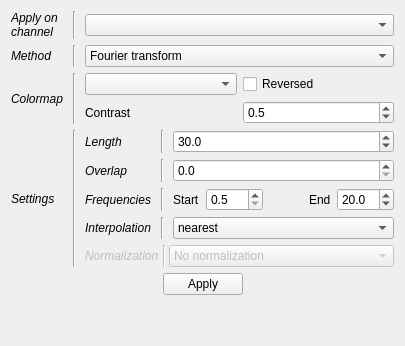
              <widget class="QWidget" name="_spec_page">
               <layout class="QVBoxLayout" name="verticalLayout_35">
                <item>
                 <layout class="QGridLayout" name="gridLayout_4">
                  <property name="topMargin">
                   <number>0</number>
                  </property>
                  <item row="1" column="2">
                   <widget class="QComboBox" name="_PanSpecMethod">
                    <property name="toolTip">
                     <string>&lt;html&gt;&lt;head/&gt;&lt;body&gt;&lt;p&gt;Computation method for the spectrogram&lt;/p&gt;&lt;/body&gt;&lt;/html&gt;</string>
                    </property>
                    <item>
                     <property name="text">
                      <string>Fourier transform</string>
                     </property>
                    </item>
                    <item>
                     <property name="text">
                      <string>Wavelet</string>
                     </property>
                    </item>
                    <item>
                     <property name="text">
                      <string>Multitaper</string>
                     </property>
                    </item>
                   </widget>
                  </item>
                  <item row="0" column="0">
                   <widget class="QLabel" name="label_54">
                    <property name="font">
                     <font>
                      <italic>true</italic>
                      <stylestrategy>PreferDefault</stylestrategy>
                      <kerning>true</kerning>
                     </font>
                    </property>
                    <property name="text">
                     <string>Apply on
channel</string>
                    </property>
                   </widget>
                  </item>
                  <item row="1" column="1">
                   <widget class="Line" name="line_17">
                    <property name="minimumSize">
                     <size>
                      <width>10</width>
                      <height>0</height>
                     </size>
                    </property>
                    <property name="orientation">
                     <enum>Qt::Vertical</enum>
                    </property>
                   </widget>
                  </item>
                  <item row="1" column="0">
                   <widget class="QLabel" name="label_73">
                    <property name="font">
                     <font>
                      <italic>true</italic>
                      <stylestrategy>PreferDefault</stylestrategy>
                      <kerning>true</kerning>
                     </font>
                    </property>
                    <property name="text">
                     <string>Method</string>
                    </property>
                   </widget>
                  </item>
                  <item row="2" column="1">
                   <widget class="Line" name="line_18">
                    <property name="minimumSize">
                     <size>
                      <width>10</width>
                      <height>0</height>
                     </size>
                    </property>
                    <property name="orientation">
                     <enum>Qt::Vertical</enum>
                    </property>
                   </widget>
                  </item>
                  <item row="3" column="0">
                   <widget class="QLabel" name="label_55">
                    <property name="font">
                     <font>
                      <italic>true</italic>
                      <stylestrategy>PreferDefault</stylestrategy>
                      <kerning>true</kerning>
                     </font>
                    </property>
                    <property name="text">
                     <string>Settings</string>
                    </property>
                   </widget>
                  </item>
                  <item row="3" column="1">
                   <widget class="Line" name="line_29">
                    <property name="minimumSize">
                     <size>
                      <width>10</width>
                      <height>0</height>
                     </size>
                    </property>
                    <property name="orientation">
                     <enum>Qt::Vertical</enum>
                    </property>
                   </widget>
                  </item>
                  <item row="0" column="2">
                   <widget class="QComboBox" name="_PanSpecChan">
                    <property name="toolTip">
                     <string>&lt;html&gt;&lt;head/&gt;&lt;body&gt;&lt;p&gt;Select the channel on which to compute the spectrogram&lt;/p&gt;&lt;/body&gt;&lt;/html&gt;</string>
                    </property>
                   </widget>
                  </item>
                  <item row="0" column="1">
                   <widget class="Line" name="line_8">
                    <property name="minimumSize">
                     <size>
                      <width>10</width>
                      <height>0</height>
                     </size>
                    </property>
                    <property name="orientation">
                     <enum>Qt::Vertical</enum>
                    </property>
                   </widget>
                  </item>
                  <item row="2" column="0">
                   <widget class="QLabel" name="label_29">
                    <property name="font">
                     <font>
                      <italic>true</italic>
                      <stylestrategy>PreferDefault</stylestrategy>
                      <kerning>true</kerning>
                     </font>
                    </property>
                    <property name="text">
                     <string>Colormap</string>
                    </property>
                   </widget>
                  </item>
                  <item row="2" column="2">
                   <layout class="QGridLayout" name="gridLayout_6">
                    <item row="0" column="0">
                     <widget class="QComboBox" name="_PanSpecCmap">
                      <property name="toolTip">
                       <string>&lt;html&gt;&lt;head/&gt;&lt;body&gt;&lt;p&gt;Colormap for the spectrogram&lt;/p&gt;&lt;/body&gt;&lt;/html&gt;</string>
                      </property>
                     </widget>
                    </item>
                    <item row="0" column="1">
                     <widget class="QCheckBox" name="_PanSpecCmapInv">
                      <property name="text">
                       <string>Reversed</string>
                      </property>
                     </widget>
                    </item>
                    <item row="1" column="0">
                     <widget class="QLabel" name="label_24">
                      <property name="text">
                       <string>Contrast</string>
                      </property>
                     </widget>
                    </item>
                    <item row="1" column="1">
                     <widget class="QDoubleSpinBox" name="_PanSpecCon">
                      <property name="toolTip">
                       <string>&lt;html&gt;&lt;head/&gt;&lt;body&gt;&lt;p&gt;Change the contrast of the spectrogram&lt;/p&gt;&lt;/body&gt;&lt;/html&gt;</string>
                      </property>
                      <property name="decimals">
                       <number>1</number>
                      </property>
                      <property name="minimum">
                       <double>0.000000000000000</double>
                      </property>
                      <property name="maximum">
                       <double>1.000000000000000</double>
                      </property>
                      <property name="singleStep">
                       <double>0.100000000000000</double>
                      </property>
                      <property name="value">
                       <double>0.500000000000000</double>
                      </property>
                     </widget>
                    </item>
                   </layout>
                  </item>
                  <item row="3" column="2">
                   <layout class="QGridLayout" name="gridLayout_12">
                    <item row="5" column="2">
                     <spacer name="horizontalSpacer">
                      <property name="orientation">
                       <enum>Qt::Horizontal</enum>
                      </property>
                      <property name="sizeHint" stdset="0">
                       <size>
                        <width>40</width>
                        <height>0</height>
                       </size>
                      </property>
                     </spacer>
                    </item>
                    <item row="0" column="1">
                     <widget class="Line" name="line_31">
                      <property name="minimumSize">
                       <size>
                        <width>10</width>
                        <height>0</height>
                       </size>
                      </property>
                      <property name="orientation">
                       <enum>Qt::Vertical</enum>
                      </property>
                     </widget>
                    </item>
                    <item row="3" column="0">
                     <widget class="QLabel" name="label_74">
                      <property name="font">
                       <font>
                        <italic>true</italic>
                        <stylestrategy>PreferDefault</stylestrategy>
                        <kerning>true</kerning>
                       </font>
                      </property>
                      <property name="text">
                       <string>Interpolation</string>
                      </property>
                     </widget>
                    </item>
                    <item row="3" column="2">
                     <widget class="QComboBox" name="_PanSpecInterp">
                      <property name="toolTip">
                       <string>&lt;html&gt;&lt;head/&gt;&lt;body&gt;&lt;p&gt;Select to channel used for the spectrogram&lt;/p&gt;&lt;/body&gt;&lt;/html&gt;</string>
                      </property>
                      <item>
                       <property name="text">
                        <string>nearest</string>
                       </property>
                      </item>
                      <item>
                       <property name="text">
                        <string>bilinear</string>
                       </property>
                      </item>
                      <item>
                       <property name="text">
                        <string>gaussian</string>
                       </property>
                      </item>
                      <item>
                       <property name="text">
                        <string>hanning</string>
                       </property>
                      </item>
                      <item>
                       <property name="text">
                        <string>hamming</string>
                       </property>
                      </item>
                      <item>
                       <property name="text">
                        <string>kaiser</string>
                       </property>
                      </item>
                      <item>
                       <property name="text">
                        <string>quadric</string>
                       </property>
                      </item>
                      <item>
                       <property name="text">
                        <string>bicubic</string>
                       </property>
                      </item>
                      <item>
                       <property name="text">
                        <string>bessel</string>
                       </property>
                      </item>
                      <item>
                       <property name="text">
                        <string>blackman</string>
                       </property>
                      </item>
                     </widget>
                    </item>
                    <item row="1" column="0">
                     <widget class="QLabel" name="label_15">
                      <property name="font">
                       <font>
                        <italic>true</italic>
                        <stylestrategy>PreferDefault</stylestrategy>
                        <kerning>true</kerning>
                       </font>
                      </property>
                      <property name="text">
                       <string>Overlap</string>
                      </property>
                     </widget>
                    </item>
                    <item row="0" column="2">
                     <widget class="QDoubleSpinBox" name="_PanSpecNfft">
                      <property name="toolTip">
                       <string>&lt;html&gt;&lt;head/&gt;&lt;body&gt;&lt;p&gt;Length of each time window for computing the spectrogram&lt;/p&gt;&lt;/body&gt;&lt;/html&gt;</string>
                      </property>
                      <property name="decimals">
                       <number>1</number>
                      </property>
                      <property name="minimum">
                       <double>0.100000000000000</double>
                      </property>
                      <property name="maximum">
                       <double>1000.000000000000000</double>
                      </property>
                      <property name="value">
                       <double>30.000000000000000</double>
                      </property>
                     </widget>
                    </item>
                    <item row="3" column="1">
                     <widget class="Line" name="line_34">
                      <property name="minimumSize">
                       <size>
                        <width>10</width>
                        <height>0</height>
                       </size>
                      </property>
                      <property name="orientation">
                       <enum>Qt::Vertical</enum>
                      </property>
                     </widget>
                    </item>
                    <item row="1" column="2">
                     <widget class="QDoubleSpinBox" name="_PanSpecStep">
                      <property name="toolTip">
                       <string>&lt;html&gt;&lt;head/&gt;&lt;body&gt;&lt;p&gt;Overlap between each consecutive windows (e.g 0 mean no overlap and 0,50 mean 50% overlap)&lt;/p&gt;&lt;/body&gt;&lt;/html&gt;</string>
                      </property>
                      <property name="decimals">
                       <number>1</number>
                      </property>
                      <property name="maximum">
                       <double>0.800000000000000</double>
                      </property>
                      <property name="singleStep">
                       <double>0.100000000000000</double>
                      </property>
                      <property name="value">
                       <double>0.000000000000000</double>
                      </property>
                     </widget>
                    </item>
                    <item row="1" column="1">
                     <widget class="Line" name="line_32">
                      <property name="minimumSize">
                       <size>
                        <width>10</width>
                        <height>0</height>
                       </size>
                      </property>
                      <property name="orientation">
                       <enum>Qt::Vertical</enum>
                      </property>
                     </widget>
                    </item>
                    <item row="2" column="2">
                     <layout class="QHBoxLayout" name="horizontalLayout_24">
                      <item>
                       <widget class="QLabel" name="label_16">
                        <property name="text">
                         <string>Start</string>
                        </property>
                       </widget>
                      </item>
                      <item>
                       <widget class="QDoubleSpinBox" name="_PanSpecFstart">
                        <property name="toolTip">
                         <string>&lt;html&gt;&lt;head/&gt;&lt;body&gt;&lt;p&gt;Starting frequency for the spectrogram&lt;/p&gt;&lt;/body&gt;&lt;/html&gt;</string>
                        </property>
                        <property name="decimals">
                         <number>1</number>
                        </property>
                        <property name="minimum">
                         <double>0.500000000000000</double>
                        </property>
                        <property name="maximum">
                         <double>190.000000000000000</double>
                        </property>
                       </widget>
                      </item>
                      <item>
                       <spacer name="horizontalSpacer_7">
                        <property name="orientation">
                         <enum>Qt::Horizontal</enum>
                        </property>
                        <property name="sizeHint" stdset="0">
                         <size>
                          <width>40</width>
                          <height>20</height>
                         </size>
                        </property>
                       </spacer>
                      </item>
                      <item>
                       <widget class="QLabel" name="label_17">
                        <property name="text">
                         <string>End</string>
                        </property>
                       </widget>
                      </item>
                      <item>
                       <widget class="QDoubleSpinBox" name="_PanSpecFend">
                        <property name="toolTip">
                         <string>&lt;html&gt;&lt;head/&gt;&lt;body&gt;&lt;p&gt;Ending frequency for the spectrogram&lt;/p&gt;&lt;/body&gt;&lt;/html&gt;</string>
                        </property>
                        <property name="decimals">
                         <number>1</number>
                        </property>
                        <property name="minimum">
                         <double>0.100000000000000</double>
                        </property>
                        <property name="maximum">
                         <double>200.000000000000000</double>
                        </property>
                        <property name="value">
                         <double>20.000000000000000</double>
                        </property>
                       </widget>
                      </item>
                     </layout>
                    </item>
                    <item row="0" column="0">
                     <widget class="QLabel" name="label_14">
                      <property name="font">
                       <font>
                        <italic>true</italic>
                        <stylestrategy>PreferDefault</stylestrategy>
                        <kerning>true</kerning>
                       </font>
                      </property>
                      <property name="text">
                       <string>Length</string>
                      </property>
                     </widget>
                    </item>
                    <item row="2" column="1">
                     <widget class="Line" name="line_33">
                      <property name="minimumSize">
                       <size>
                        <width>10</width>
                        <height>0</height>
                       </size>
                      </property>
                      <property name="orientation">
                       <enum>Qt::Vertical</enum>
                      </property>
                     </widget>
                    </item>
                    <item row="2" column="0">
                     <widget class="QLabel" name="label_32">
                      <property name="font">
                       <font>
                        <italic>true</italic>
                        <stylestrategy>PreferDefault</stylestrategy>
                        <kerning>true</kerning>
                       </font>
                      </property>
                      <property name="text">
                       <string>Frequencies</string>
                      </property>
                     </widget>
                    </item>
                    <item row="4" column="0" colspan="3">
                     <widget class="QWidget" name="_PanSpecNormW" native="true">
                      <property name="enabled">
                       <bool>false</bool>
                      </property>
                      <property name="minimumSize">
                       <size>
                        <width>0</width>
                        <height>20</height>
                       </size>
                      </property>
                      <layout class="QGridLayout" name="gridLayout_5">
                       <property name="leftMargin">
                        <number>0</number>
                       </property>
                       <property name="topMargin">
                        <number>0</number>
                       </property>
                       <property name="rightMargin">
                        <number>0</number>
                       </property>
                       <property name="bottomMargin">
                        <number>0</number>
                       </property>
                       <property name="spacing">
                        <number>0</number>
                       </property>
                       <item row="0" column="1">
                        <widget class="Line" name="line_35">
                         <property name="minimumSize">
                          <size>
                           <width>10</width>
                           <height>0</height>
                          </size>
                         </property>
                         <property name="orientation">
                          <enum>Qt::Vertical</enum>
                         </property>
                        </widget>
                       </item>
                       <item row="0" column="2">
                        <widget class="QComboBox" name="_PanSpecNorm">
                         <property name="toolTip">
                          <string>&lt;html&gt;&lt;head/&gt;&lt;body&gt;&lt;p&gt;Select to channel used for the spectrogram&lt;/p&gt;&lt;/body&gt;&lt;/html&gt;</string>
                         </property>
                         <item>
                          <property name="text">
                           <string>No normalization</string>
                          </property>
                         </item>
                         <item>
                          <property name="text">
                           <string>Subtract the mean</string>
                          </property>
                         </item>
                         <item>
                          <property name="text">
                           <string>Divide by the mean</string>
                          </property>
                         </item>
                         <item>
                          <property name="text">
                           <string>Subtract then divide by the mean</string>
                          </property>
                         </item>
                         <item>
                          <property name="text">
                           <string>Z-score</string>
                          </property>
                         </item>
                        </widget>
                       </item>
                       <item row="0" column="0">
                        <widget class="QLabel" name="label_75">
                         <property name="font">
                          <font>
                           <italic>true</italic>
                           <stylestrategy>PreferDefault</stylestrategy>
                           <kerning>true</kerning>
                          </font>
                         </property>
                         <property name="text">
                          <string>Normalization</string>
                         </property>
                        </widget>
                       </item>
                       <item row="1" column="2">
                        <spacer name="horizontalSpacer_27">
                         <property name="orientation">
                          <enum>Qt::Horizontal</enum>
                         </property>
                         <property name="sizeHint" stdset="0">
                          <size>
                           <width>40</width>
                           <height>0</height>
                          </size>
                         </property>
                        </spacer>
                       </item>
                      </layout>
                     </widget>
                    </item>
                   </layout>
                  </item>
                 </layout>
                </item>
                <item>
                 <layout class="QHBoxLayout" name="horizontalLayout_25">
                  <item>
                   <spacer name="horizontalSpacer_10">
                    <property name="orientation">
                     <enum>Qt::Horizontal</enum>
                    </property>
                    <property name="sizeHint" stdset="0">
                     <size>
                      <width>40</width>
                      <height>20</height>
                     </size>
                    </property>
                   </spacer>
                  </item>
                  <item>
                   <widget class="QPushButton" name="_PanSpecApply">
                    <property name="toolTip">
                     <string>&lt;html&gt;&lt;head/&gt;&lt;body&gt;&lt;p&gt;Compute the spectrogram on the selected channel and using the time length, overlap, [fstart, fend], colormap and contrast.&lt;/p&gt;&lt;/body&gt;&lt;/html&gt;</string>
                    </property>
                    <property name="text">
                     <string>Apply</string>
                    </property>
                   </widget>
                  </item>
                  <item>
                   <spacer name="horizontalSpacer_11">
                    <property name="orientation">
                     <enum>Qt::Horizontal</enum>
                    </property>
                    <property name="sizeHint" stdset="0">
                     <size>
                      <width>40</width>
                      <height>20</height>
                     </size>
                    </property>
                   </spacer>
                  </item>
                 </layout>
                </item>
                <item>
                 <spacer name="verticalSpacer_15">
                  <property name="orientation">
                   <enum>Qt::Vertical</enum>
                  </property>
                  <property name="sizeHint" stdset="0">
                   <size>
                    <width>20</width>
                    <height>40</height>
                   </size>
                  </property>
                 </spacer>
                </item>
               </layout>
              </widget>
